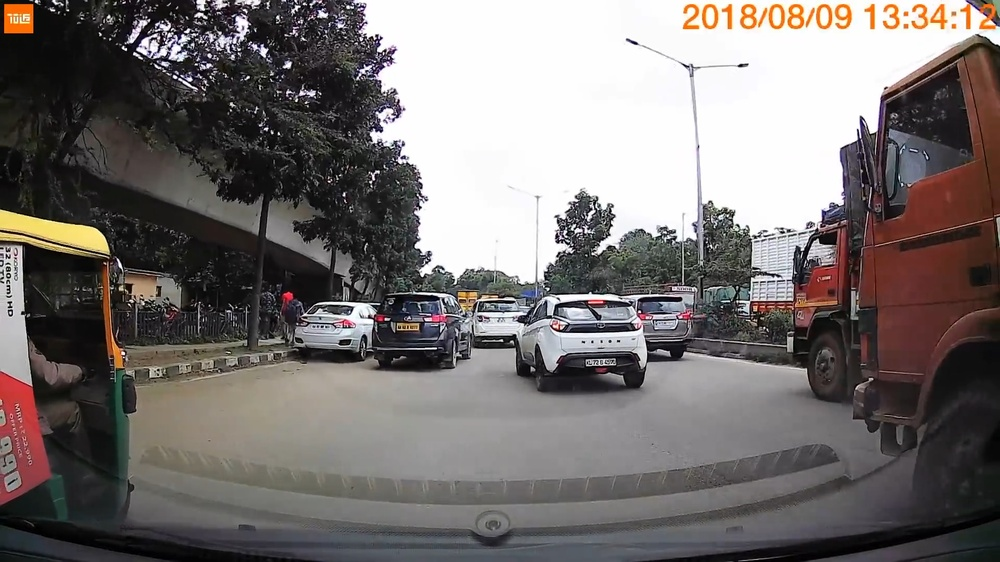
#> input picture samples/sample_idd.jpg, 1000 x 562 px, shrunk from 1920 x 1080 before the run
$ python -i misc_func.py   (imports and definitions only)
#> lines starting #> are read from the running program, lines starting #| are printed output that depends on the picture
#> further down, picture is the input picture: shape (562, 1000, 3); mean B, G, R 112.2, 113.6, 119.1
from typing import Dict, List, Tuple, Union

import cv2
import imutils
import numpy as np
from scipy.signal import find_peaks


def convertToGray(img: np.ndarray) -> np.ndarray:
    """Function to convert an RGB image into Grayscale image.

    Args:
        img (np.ndarray): RGB image.

    Returns:
        np.ndarray: Grayscale image.
    """
    assert img.shape[-1] == 3, "Image should be an RGB image."
    return cv2.cvtColor(img, cv2.COLOR_BGR2GRAY)
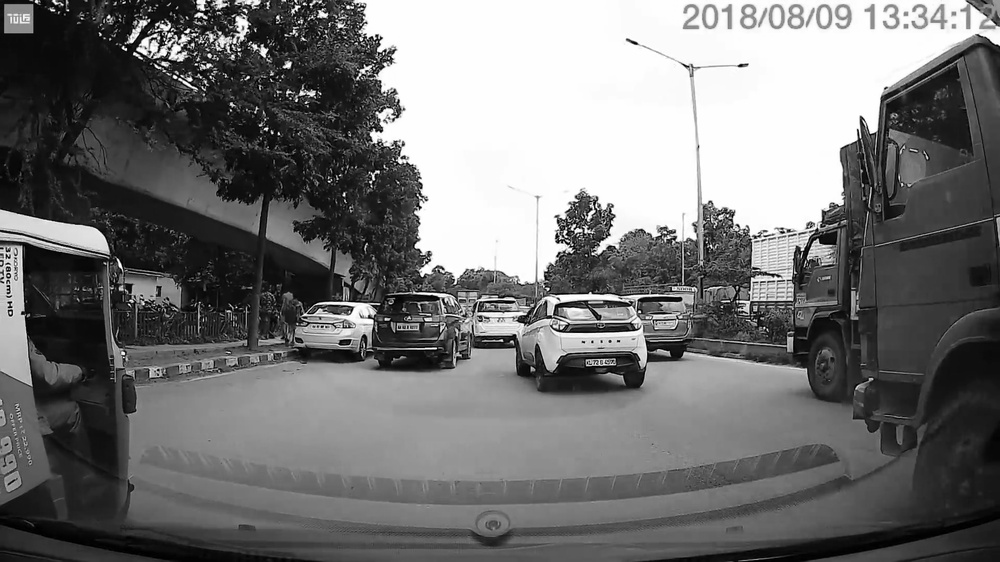
#> returned value: shape (562, 1000); min 0, max 255, mean 115.1


# [12 lines left out: function binarizeImage, not called in this run]


def adaptiveBinarizeImage(img: np.ndarray, block_val: int, c_val: int) -> np.ndarray:
    """Function to binarize grayscale image using adaptive threshold.

    Args:
        img (np.ndarray): Grayscale image.
        block_val (int): Block size for neighbourhood calculation of the
            adaptive binarization.
        c_val (int): Contant value used for calculation of adaptive binarization.

    Returns:
        np.ndarray: Binarized image.
    """
#> called with block_val = 5, c_val = 0
    assert len(img.shape) == 2, "Image should be gray scale image."
    return cv2.adaptiveThreshold(
        img, 255, cv2.ADAPTIVE_THRESH_GAUSSIAN_C, cv2.THRESH_BINARY, block_val, C=c_val
    )
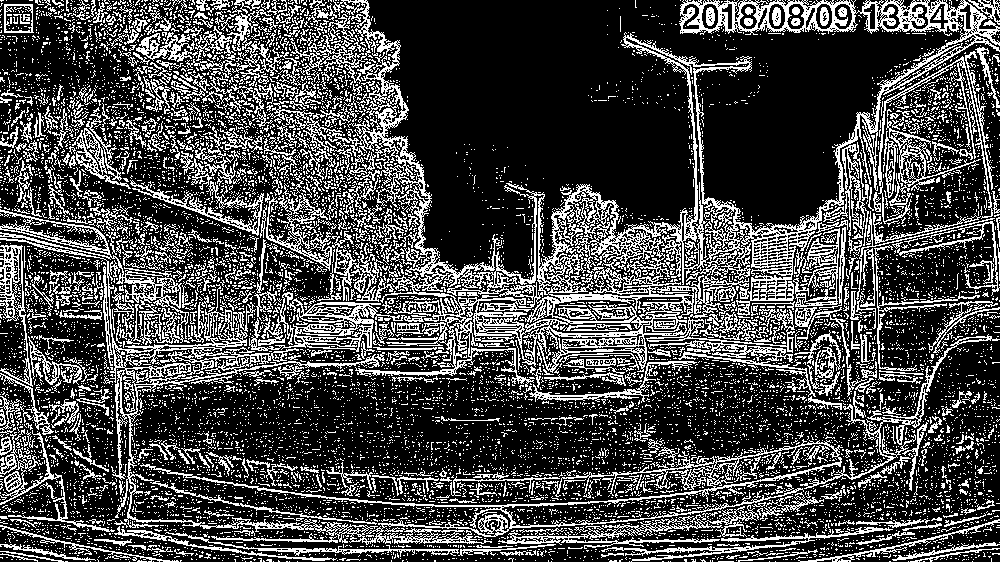
#> returned value: shape (562, 1000); 27.9% white in thin lines or dots


# [26 lines left out: functions gblur, erode, not called in this run]


def dilate(img: np.ndarray, kernel: Tuple[int] = (1, 1), iter: int = 1) -> np.ndarray:
    """Function to apply dilation on the given grayscale image.

    Args:
        img (np.ndarray): Grayscale image.
        kernel (Tuple[int], optional): Kernel size for dilation. Defaults to (1, 1).
        iter (int, optional): Number of iterations. Defaults to 1.

    Returns:
        np.ndarray: Dilated image.
    """
#> called with kernel = (3, 3), iter = 1
    return cv2.dilate(
        img, kernel, iterations=iter
    )  # erodes away the boundaries of foreground object
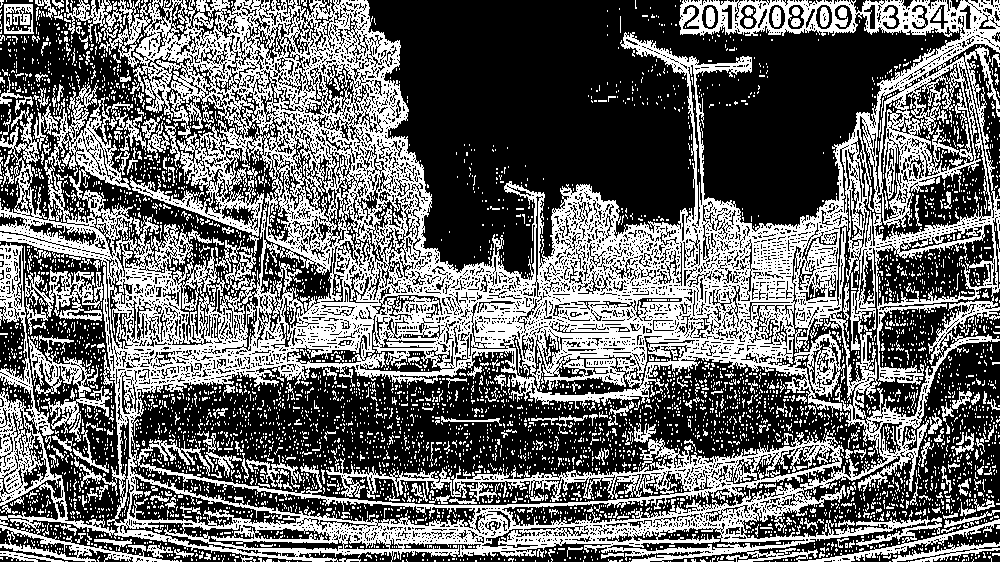
#> returned value: shape (562, 1000); 41.2% white in thin lines or dots


def horizontal_projection(bg_image: np.ndarray) -> np.ndarray:
    """Function to get the horizontal projection of given grayscale image.

    Args:
        bg_image (np.ndarray): Grayscale image.

    Returns:
        np.ndarray: 1d array containing horizontal projection/histogram.
    """
    assert len(bg_image.shape) == 2, "Image should be a Grayscale image."
    hist = np.sum(bg_image, axis=1)
    return hist


# [12 lines left out: function vertical_projection, not called in this run]


def correct_orientation(
    image: np.ndarray, is_rgb: bool = True
) -> Tuple[np.ndarray, float]:
    """Function to identify the correct rotation required for the image and
    rotate the image.

    Args:
        image (np.ndarray): Image.
        is_rgb (bool, optional): Boolean flag whether the provided image is RGB
            or Grayscale. Defaults to True.

    Returns:
        Tuple[np.ndarray, float]: Tuple of rotated image and rotation applied to
            the image.
    """
    if is_rgb:
        gray_img = convertToGray(image)
    else:
        gray_img = np.copy(image)
    bin_img = adaptiveBinarizeImage(gray_img, 5, 0)
    bin_img_erode = dilate(bin_img, (3, 3), 1)

    delta = 0.1
    limit = 10
    angles = np.arange(-limit, limit + delta, delta)
    scores = []

    def find_score(image, angle):
        image_r = imutils.rotate(image, angle=angle)
        hist = horizontal_projection(image_r)
        score = np.sum((hist[1:] - hist[:-1]) ** 2)
        return hist, score

    scores = []
    for angle in angles:
        hist, score = find_score(bin_img_erode, angle)
        scores.append(score)
#> this loop made 201 passes
#> score on passes 1 to 3: 7840853567, 6849862210, 6843848965
#> pass 1, in find_score, `image_r = imutils.rotate(image, angle=angle)`:
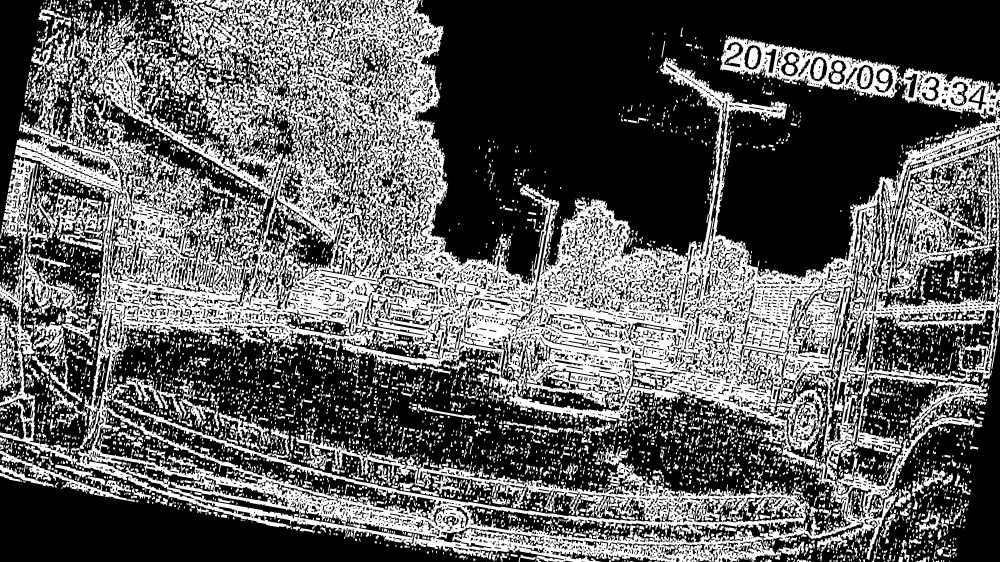
#> image_r: shape (562, 1000); min 0, max 255, mean 94.5
#> pass 2, in find_score (call 2), `image_r = imutils.rotate(image, angle=angle)`:
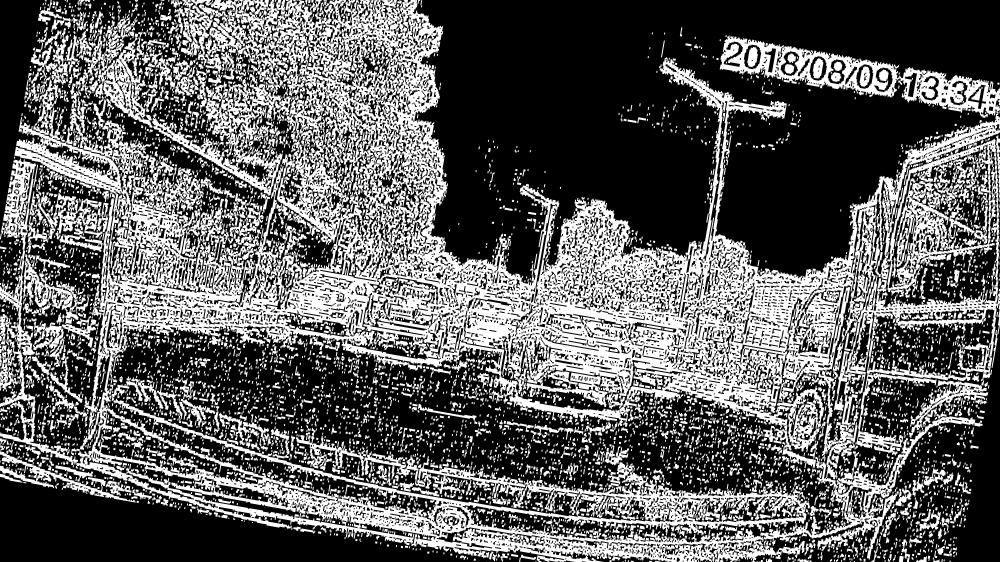
#> image_r: shape (562, 1000); min 0, max 255, mean 94.6
#> pass 3, in find_score (call 3), `image_r = imutils.rotate(image, angle=angle)`:
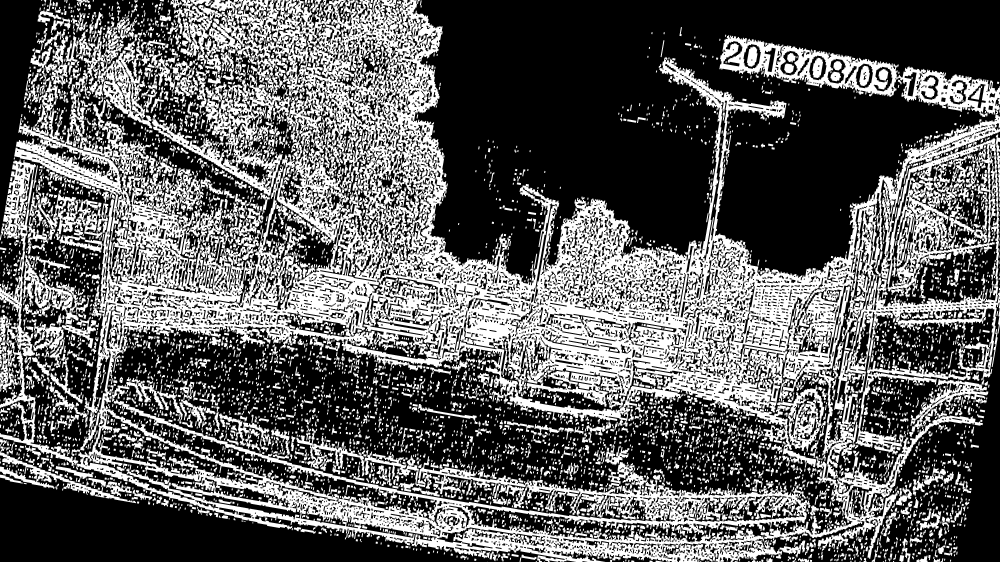
#> image_r: shape (562, 1000); min 0, max 255, mean 94.7
#> after the loop, scores = 201 values, max 40512655800 at index 100, min 6843848965 at index 2, mean 1.21e+10

    best_score = max(scores)
#> best_score = 40512655800
    best_angle = angles[scores.index(best_score)]
#> best_angle = -3.55e-14

    image_corrected = imutils.rotate(image, angle=best_angle)
    return image_corrected, best_angle


# [346 lines left out: functions invert, visualize_horizontal_hist, visualize_vertical_hist, detect_line_segments, draw_horizontal_segments, split_horizontally and 7 more, not called in this run]

>>> import cv2
>>> picture = cv2.imread('samples/sample_idd.jpg')
>>> result = correct_orientation(picture)
